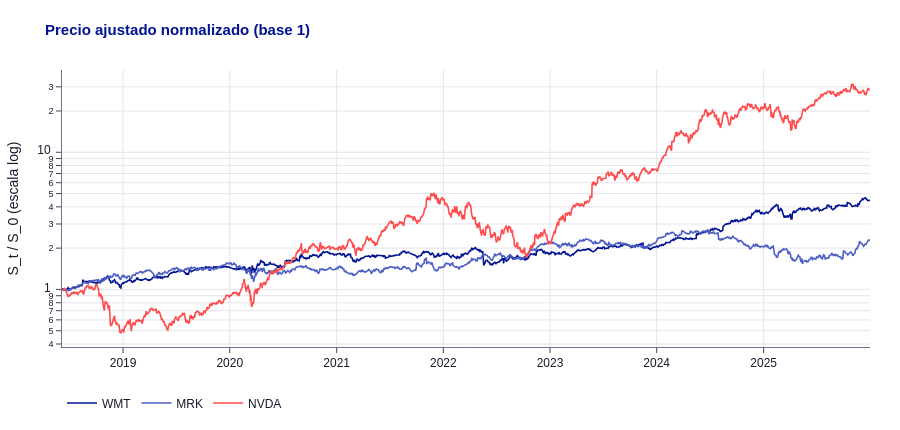

Notebook source saved alongside this figure:
### Markdown cell above
## 1. Carga, validación y retornos
El dataset ya viene preprocesado, así que aquí no repito la limpieza: compruebo el esquema, los tipos, los duplicados, que los precios sean positivos y que el calendario sea regular (sin huecos grandes entre sesiones). No relleno festivos ni imputo precios.

Trabajo con **retornos logarítmicos**, `r_t = ln(S_t / S_{t-1})`. Son los coherentes con el proceso browniano geométrico de la simulación, donde `S_t = S_{t-1}·exp(...)`, y son aditivos en el tiempo, lo que facilita pasar de volatilidad diaria a anual.

### Code cell
if not RUTA_DATOS.exists():
    raise FileNotFoundError(f"No se encuentra {RUTA_DATOS}.")
df = pd.read_csv(RUTA_DATOS)
faltan = {"date", "symbol", "adj_close"} - set(df.columns)
if faltan:
    raise ValueError(f"Faltan columnas: {sorted(faltan)}")

df = df[["date", "symbol", "adj_close"]].copy()
df["date"] = pd.to_datetime(df["date"], errors="coerce", utc=True).dt.tz_convert(None).dt.normalize()
df["symbol"] = df["symbol"].astype("string").str.strip().str.upper()
df["adj_close"] = pd.to_numeric(df["adj_close"], errors="coerce")
if df.isna().any().any():
    raise ValueError("Hay fechas, símbolos o precios ausentes o no numéricos.")
if (df["adj_close"] <= 0).any():
    raise ValueError("Hay precios no positivos.")
if set(ACCIONES_CARTERA) - set(df["symbol"].unique()):
    raise ValueError("Faltan activos de la cartera en el CSV.")
if df.duplicated(["date", "symbol"]).any():
    raise ValueError("Hay más de un registro por fecha y símbolo.")

precios = (df[df["symbol"].isin(ACCIONES_CARTERA)]
           .pivot(index="date", columns="symbol", values="adj_close")
           .sort_index().reindex(columns=ACCIONES_CARTERA))
if precios.isna().any().any():
    raise ValueError("Fechas sin precio para algún activo:\n" + precios.isna().sum().to_string())

huecos = precios.index.to_series().diff().dt.days.dropna()
print("Días naturales entre sesiones consecutivas (3 = fin de semana, 4 = puente):")
print(huecos.value_counts().sort_index().to_string())
if (huecos > 4).any():
    print("\nAviso: hay huecos de más de 4 días, conviene revisar si faltan sesiones:")
    print(huecos[huecos > 4].to_string())

retornos = np.log(precios).diff().dropna()
rho = retornos.corr()

print("\n" + "=" * 78)
print(f"Periodo: {precios.index.min().date()} -> {precios.index.max().date()} | sesiones: {len(precios)}")
desc = retornos.describe().T
desc["asimetria"] = retornos.skew()
desc["curtosis_exceso"] = retornos.kurt()
desc["JB_pvalor"] = [stats.jarque_bera(retornos[a])[1] for a in ACCIONES_CARTERA]
print("\nDescriptivos de los retornos logarítmicos diarios:")
print(desc.round(6).to_string())
print("\nCorrelación entre retornos:"); print(rho.round(4))

fig = go.Figure()
for a in ACCIONES_CARTERA:
    fig.add_trace(go.Scatter(x=precios.index, y=precios[a] / precios[a].iloc[0], name=a, mode="lines", line=dict(color=COLORES[a], width=1.6)))
fig.update_yaxes(type="log", title="S_t / S_0 (escala log)")
mostrar(fig, "01_precios_normalizados", "Precio ajustado normalizado (base 1)", 430)

print("\nINTERPRETACIÓN")
vol_anual = retornos.std() * np.sqrt(DIAS_ANIO)
for a in ACCIONES_CARTERA:
    k, jb = desc.loc[a, "curtosis_exceso"], desc.loc[a, "JB_pvalor"]
    print(f"- {a}: volatilidad anualizada histórica {vol_anual[a]*100:.1f}%; curtosis en exceso {k:.1f} "
          f"y Jarque-Bera {si(jb < ALPHA_TEST, 'rechaza', 'no rechaza')} normalidad (p={jb:.3g}).")
off = rho.to_numpy()[np.triu_indices(3, 1)]
print(f"- Las correlaciones entre activos van de {off.min():.2f} a {off.max():.2f}: "
      f"{si(off.max() < 0.5, 'son bajas, la cartera diversifica bien', 'hay dependencia apreciable entre activos')}.")
print(f"- {vol_anual.idxmax()} es el activo más volátil ({vol_anual.max()/vol_anual.drop(vol_anual.idxmax()).mean():.1f} veces la media de los otros dos).")
if (desc["curtosis_exceso"] > 1).any():
    print("- Las colas son más pesadas que las de una normal, así que en la sección 5 pruebo también innovaciones t de Student.")

### Figure 1 — Plotly figure (JSON) as saved in the notebook; plotly's stock layout.template omitted (floating-point values rounded to 4 significant figures; data arrays with more than 128 entries replaced by an {"elided": "..."} marker saying what was removed)
{"data": [{"line": {"color": "#001391", "width": 1.6}, "mode": "lines", "name": "WMT", "type": "scatter", "x": {"elided": "1904 str values"}, "y": {"elided": "1904 float values"}}, {"line": {"color": "#4D5FC4", "width": 1.6}, "mode": "lines", "name": "MRK", "type": "scatter", "x": {"elided": "1904 str values"}, "y": {"elided": "1904 float values"}}, {"line": {"color": "#FF4B4B", "width": 1.6}, "mode": "lines", "name": "NVDA", "type": "scatter", "x": {"elided": "1904 str values"}, "y": {"elided": "1904 float values"}}], "layout": {"colorway": ["#001391", "#4D5FC4", "#FF4B4B", "#6E7191", "#B3BAE8"], "font": {"color": "#1A1A2E", "family": "Arial", "size": 12}, "height": 430, "hovermode": "x unified", "legend": {"orientation": "h", "y": -0.15}, "margin": {"b": 50, "l": 60, "r": 30, "t": 70}, "paper_bgcolor": "#FFFFFF", "plot_bgcolor": "#FFFFFF", "title": {"font": {"color": "#001391", "size": 15}, "text": "<b>Precio ajustado normalizado (base 1)</b>"}, "xaxis": {"gridcolor": "#E4E4EC", "linecolor": "#6E7191", "showgrid": true}, "yaxis": {"gridcolor": "#E4E4EC", "linecolor": "#6E7191", "showgrid": true, "title": {"text": "S_t / S_0 (escala log)"}, "type": "log"}}}
